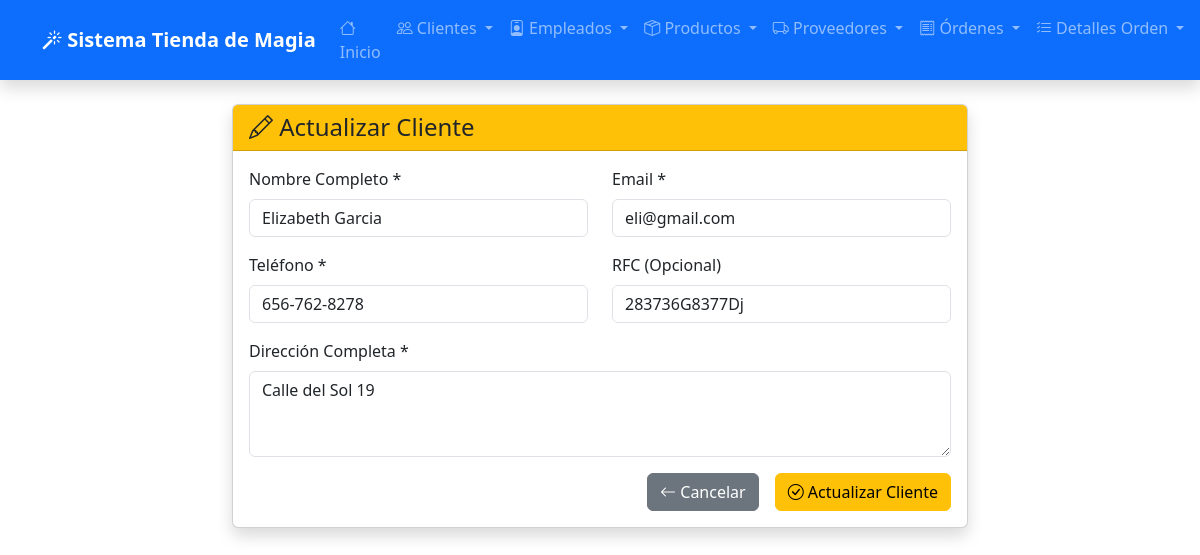
The page /clientes/actualizar/1/ on the database its author committed.
### app_TiendadeMagia/models.py (models this page shows, shortened)
class Cliente(models.Model):
    nombre = models.CharField(max_length=255)
    email = models.EmailField()
    telefono = models.CharField(max_length=20)
    direccion = models.TextField()
    fecha_registro = models.DateField(auto_now_add=True)
    rfc = models.CharField(max_length=13, blank=True, null=True)

### app_TiendadeMagia/views.py (the view, shortened to what this page needs)
# urls.py: path('clientes/actualizar/<int:id>/', views.actualizar_cliente, name='actualizar_cliente'),
def actualizar_cliente(request, id):
    cliente = get_object_or_404(Cliente, id=id)
    return render(request, 'app_TiendadeMagia/cliente/actualizar_cliente.html', {'cliente': cliente})

### app_TiendadeMagia/templates/app_TiendadeMagia/cliente/actualizar_cliente.html (shortened to what this page needs)
<!DOCTYPE html>
<html lang="es">
<head>
    <link href="https://cdn.jsdelivr.net/npm/bootstrap@5.3.0/dist/css/bootstrap.min.css" rel="stylesheet">
    <link href="https://cdn.jsdelivr.net/npm/bootstrap-icons@1.10.0/font/bootstrap-icons.css" rel="stylesheet">
</head>
<body>
    {% include 'app_TiendadeMagia/navbar.html' %}
    <div class="container mt-4">
        <div class="row justify-content-center">
            <div class="col-md-8">
                <div class="card shadow">
                    <div class="card-header bg-warning text-dark">
                        <h4 class="mb-0">
                            <i class="bi bi-pencil"></i> Actualizar Cliente
                        </h4>
                    </div>
                    <div class="card-body">
                        <form method="POST">
                            <div class="row">
                                <div class="col-md-6 mb-3">
                                    <label for="nombre" class="form-label">Nombre Completo *</label>
                                    <input type="text" class="form-control" id="nombre" name="nombre"
                                           value="{{ cliente.nombre }}" required>
                                </div>
                                <div class="col-md-6 mb-3">
                                    <label for="email" class="form-label">Email *</label>
                                    <input type="email" class="form-control" id="email" name="email"
                                           value="{{ cliente.email }}" required>
                                </div>
                            </div>
                            <div class="row">
                                <div class="col-md-6 mb-3">
                                    <label for="telefono" class="form-label">Teléfono *</label>
                                    <input type="tel" class="form-control" id="telefono" name="telefono"
                                           value="{{ cliente.telefono }}" required>
                                </div>
                                <div class="col-md-6 mb-3">
                                    <label for="rfc" class="form-label">RFC (Opcional)</label>
                                    <input type="text" class="form-control" id="rfc" name="rfc"
                                           value="{{ cliente.rfc|default:'' }}" maxlength="13">
                                </div>
                            </div>
                            <div class="mb-3">
                                <label for="direccion" class="form-label">Dirección Completa *</label>
                                <textarea class="form-control" id="direccion" name="direccion" rows="3" required>{{ cliente.direccion }}</textarea>
                            </div>
                            <div class="d-grid gap-2 d-md-flex justify-content-md-end">
                                <a href="{% url 'ver_clientes' %}" class="btn btn-secondary me-md-2">
                                    <i class="bi bi-arrow-left"></i> Cancelar
                                </a>
                                <button type="submit" class="btn btn-warning">
                                    <i class="bi bi-check-circle"></i> Actualizar Cliente
                                </button>
                            </div>
                        </form>
                    </div>
                </div>
            </div>
        </div>
    </div>
</body>
</html>

### rows shown on the page
Cliente: nombre "Elizabeth Garcia", email "eli@gmail.com", telefono "656-762-8278", rfc "283736G8377Dj", direccion "Calle del Sol 19"
